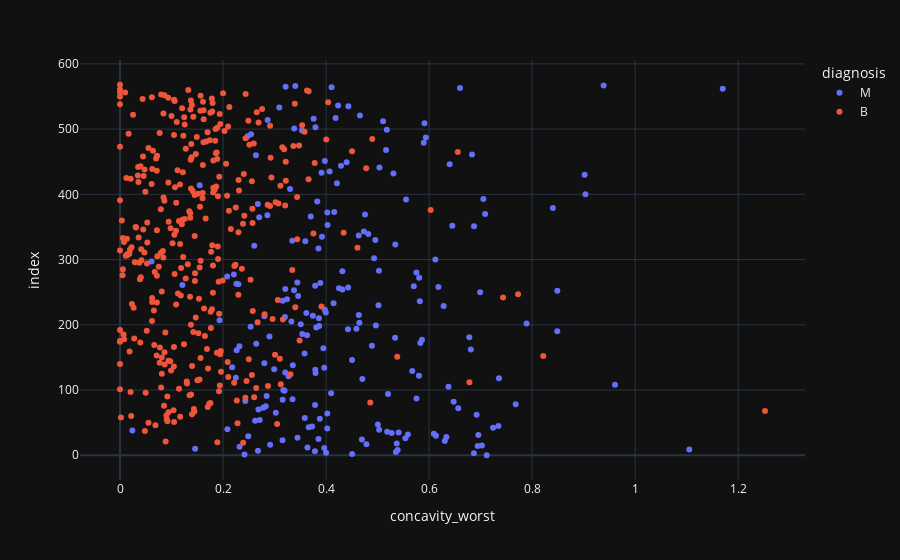

Notebook code for this chart:
### Code cell
fig = px.scatter(
    df,
    x='concavity_worst',
    color='diagnosis',
    template = 'plotly_dark')
fig.show()

### Figure 1 — Plotly figure (JSON) as saved in the notebook; plotly's stock layout.template omitted (floating-point values rounded to 4 significant figures; data arrays with more than 128 entries replaced by an {"elided": "..."} marker saying what was removed)
{"data": [{"hovertemplate": "diagnosis=M<br>concavity_worst=%{x}<br>index=%{y}<extra></extra>", "legendgroup": "M", "marker": {"color": "#636efa", "symbol": "circle"}, "mode": "markers", "name": "M", "orientation": "h", "showlegend": true, "type": "scatter", "x": {"elided": "212 float values"}, "xaxis": "x", "y": {"elided": "212 int values"}, "yaxis": "y"}, {"hovertemplate": "diagnosis=B<br>concavity_worst=%{x}<br>index=%{y}<extra></extra>", "legendgroup": "B", "marker": {"color": "#EF553B", "symbol": "circle"}, "mode": "markers", "name": "B", "orientation": "h", "showlegend": true, "type": "scatter", "x": {"elided": "357 float values"}, "xaxis": "x", "y": {"elided": "357 int values"}, "yaxis": "y"}], "layout": {"legend": {"title": {"text": "diagnosis"}, "tracegroupgap": 0}, "margin": {"t": 60}, "xaxis": {"anchor": "y", "domain": [0, 1], "title": {"text": "concavity_worst"}}, "yaxis": {"anchor": "x", "domain": [0, 1], "title": {"text": "index"}}}}
